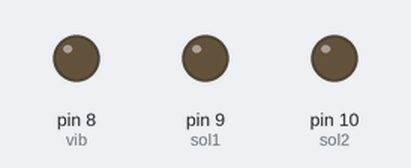
A sketch run on a simulated Arduino Uno, built with avr-gcc and run on an emulated ATmega328P. Shown: output pins drawn as LEDs (lit = HIGH).

Above: at 2.5 s.
At 4.93 s:
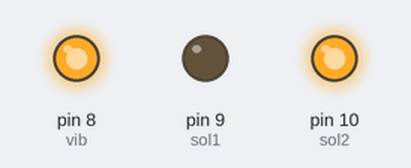
At 7.73 s:
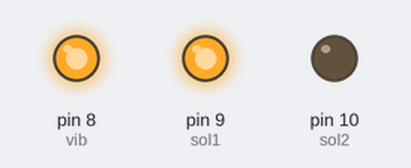
Timing chart, 0 to 8.0 s (numbered marks = the images above):
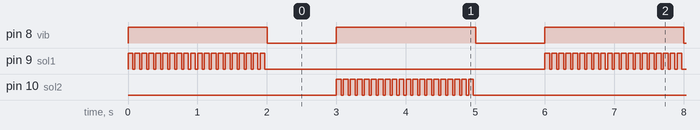

Measured:
- by itself, pin 8 (vib): alternates HIGH for 2.0 s and LOW for 1.0 s
- by itself, pin 9 (sol1): repeats every 6.0 s: HIGH 0.07 s, LOW 4.0 s, 19 × (HIGH 0.07 s, LOW 0.03 s)
- by itself, pin 10 (sol2): moves between LOW and HIGH, repeating every 6.0 s

The sketch:

foxSolVibLoop.ino
```cpp
#define vib 8
#define sol1 9
#define sol2 10

void setup() {
  pinMode(vib,OUTPUT);
  pinMode(sol1,OUTPUT);
  pinMode(sol2,OUTPUT);
}

void loop() {
  for(int i=9; i<=10; i++){
    solKnock(i);
    delay(1000);
  }
}

void solKnock(int x){
  digitalWrite(vib,HIGH);
  for(int i=0; i<20; i++){
  digitalWrite(x,HIGH);
  delay(70);
  digitalWrite(x,LOW);
  delay(30);
  }
  digitalWrite(vib,LOW);
}
```
